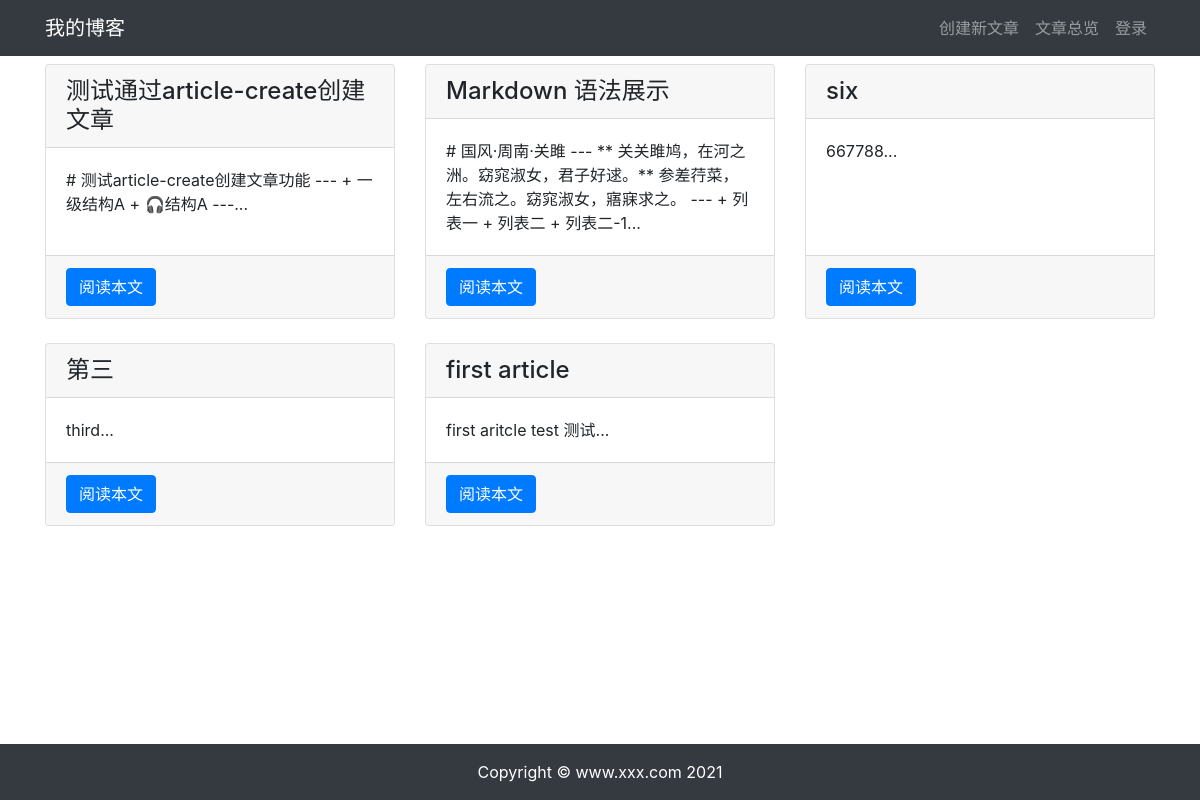
Page /article/article-list/ on the committed database.
### article/models.py (models this page shows, shortened)
class ArticlePost(models.Model):
    author = models.ForeignKey(User, on_delete=models.CASCADE)
    title = models.CharField(max_length=100)
    body = models.TextField()
    created = models.DateTimeField(default=timezone.now)
    updated = models.DateTimeField(auto_now=True)
    class Meta:
        ordering = ('-created',)

### article/views.py (the view)
# urls.py: path('article-list/', views.article_list, name='article_list'),
def article_list(request):
    articles = ArticlePost.objects.all()
    context = {'articles': articles}
    return render(request, 'article/list.html', context)

### templates/article/list.html (shortened to what this page needs)
{% extends "base.html" %}
{% load staticfiles %}
{% block content %}
<div class="container">
    <div class="row mt-2">
        {% for article in articles %}
        <div class="col-4 mb-4">
            <div class="card h-100">
                <h4 class="card-header">{{ article.title }}</h4>
                <div class="card-body">
                    <p class="card-text">{{ article.body|slice:'100' }}...</p>
                </div>
                <div class="card-footer">
                    <a href="{% url 'article:article_detail' article.id %}" class="btn btn-primary">阅读本文</a>
                </div>
            </div>
        </div>
        {% endfor %}
    </div>
</div>
{% endblock content %}

### rows in the picture
ArticlePost: title "测试通过article-create创建文章", body "# 测试article-create创建文章功能 --- + 一级结构A + 🎧结构A ---"
ArticlePost: title "Markdown 语法展示", body "# 国风·周南·关雎 --- ** 关关雎鸠，在河之洲。窈窕淑女，君子好逑。** 参差荇菜，左右流之。窈窕淑女，寤寐求之。 --- + 列表一 + 列表二 + 列表二-1"
ArticlePost: title "six", body "667788"
ArticlePost: title "第三", body "third"
ArticlePost: title "first article", body "first aritcle test 测试"
